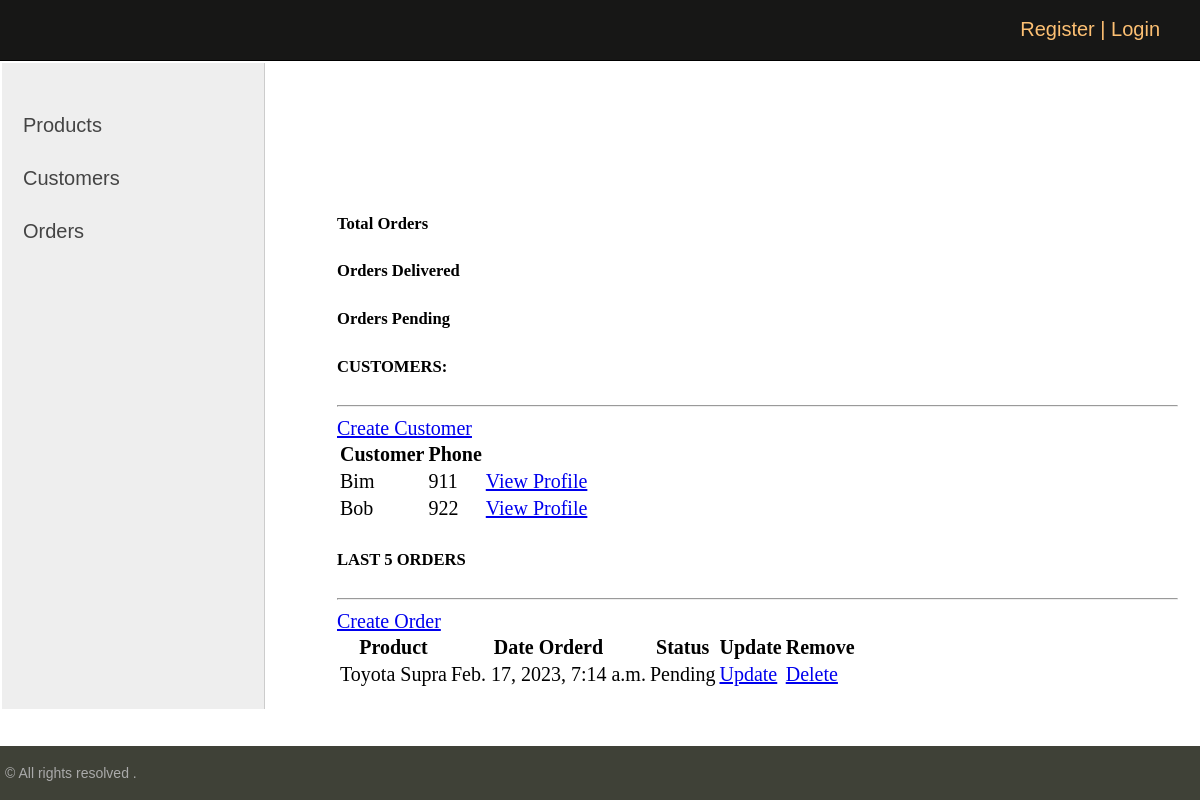
The page /crm/ on the database its author committed.
### crm/models.py (models this page shows, shortened)
class Customer(models.Model):
    name = models.CharField(max_length=200, null=True)
    phone = models.CharField(max_length=200, null=True)
    email = models.CharField(max_length=200, null=True)
    description = models.CharField(max_length=200, null=True, blank=True)
    profile_pic = models.ImageField(default='ekta dd.jpg', null=True, blank=True)
    date_created = models.DateTimeField(auto_now_add=True, null=True)

class Order(models.Model):
    STATUS = [
        ('Pending' , 'Pending'),
        ('Out for delivery', 'Out for delivery'),
        ('Delivered', 'Delivered'),
    ]
    URGENCY_CHOICES = [
        ('1', 'not urgent'),
        ('2', 'several days'),
        ('3', 'about a 1-2 week'),
        ('4', 'urgently'),
    ]
    customer = models.ForeignKey(Customer, null=True, on_delete=models.SET_NULL)
    product = models.ForeignKey(Product, null=True, on_delete=models.SET_NULL)
    date_created = models.DateTimeField(auto_now_add=True, null=True)
    status = models.CharField(max_length=200, null=True, choices=STATUS)
    note = models.CharField(max_length=1000, null=True)
    urgency = models.CharField(max_length=1, choices=URGENCY_CHOICES, default='1',)

class Product(models.Model):
    category = models.ForeignKey(
        Category,
        on_delete=models.SET_NULL,
        null=True
    )
    name = models.CharField(max_length=200, null=True)
    price = models.FloatField(null=True)
    description = models.CharField(max_length=200, null=True, blank=True)
    date_created = models.DateTimeField(auto_now_add=True, null=True)
    def __str__(self):
        return f'{self.name}'

### crm/views.py (the view)
# urls.py: path('', CrmHome.as_view(), name='home'),
class CrmHome(DataMixin, ListView):
    model = Customer
    template_name = 'crm/index.html'
    def get_context_data(self, *, object_list=None, **kwargs):
        context = super().get_context_data(**kwargs)
        context['orders'] = Order.objects.all()
        context['customers'] = Customer.objects.all()
        c_def = self.get_user_context(title="Home page")
        return dict(list(context.items()) + list(c_def.items()))

### crm/utils.py (called while the page is built)
    def get_user_context(self, **kwargs):
        context = kwargs
        user_menu = menu.copy()
        if not self.request.user.is_authenticated:
            user_menu.pop(1)
        context['menu'] = user_menu
        return context

### crm/templates/crm/index.html
{% extends 'crm/base.html' %}
{% load static %}
{% block content %}
{% include 'crm/status.html' %}
<div class="row">
	<div class="col-md-5">
		<h5>CUSTOMERS:</h5>
		<hr>
		<div class="card-scard-body">
			<a class="btn btn-primary  btn-sm btn-block" href={% url 'add-customer' %}>Create Customer</a>
			<table class="table table-sm">
				<tr>
					<th>Customer</th>
					<th>Phone</th>
					<th></th>
				</tr>
				{% for customer in customers %}
					<tr>
						<td>{{customer.name}}</td>
						<td>{{customer.phone}}</td>
						<td ><a class="btn btn-info" id='btn_deatil_prof' href={% url 'customer-detail' customer.id %}>View Profile</a></td>
					</tr>
				{% endfor %}
			</table>
		</div>
	</div>
	<div class="col-md-7">
		<h5>LAST 5 ORDERS</h5>
		<hr>
		<div class="card card-body">
			<a class="btn btn-primary btn-sm btn-block" href={% url 'add-order' %}>Create Order</a>
			<table class="table table-sm">
				<tr>
					<th>Product</th>
					<th>Date Orderd</th>
					<th>Status</th>
					<th>Update</th>
					<th>Remove</th>
				</tr>
				{% for order in orders %}
				<tr>
					<td>{{order.product}}</td>
					<td>{{order.date_created}}</td>
					<td>{{order.status}}</td>
					<td><a class="btn btn-info" href={% url 'update-order' order.id %}>Update</a></td>
					<td><a class="btn btn-danger" href={% url 'delete-order' order.id %}>Delete</a></td>
				</tr>
				{% endfor %}
			</table>
		</div>
	</div>
</div>
{% endblock %}

### crm/static/crm/css/styles.css (style rules this page uses)
html, body { font-family: 'Arial'; margin: 0; padding: 0px; height: 100%; width: 100%; color: rgb(215, 212, 212); }
.table-page tr { height: 100%; }

### rows shown on the page
Customer: name "Bim", phone "911"
Customer: name "Bob", phone "922"
Order: product "Toyota Supra", date_created "Feb. 17, 2023, 7:14 a.m.", status "Pending"
